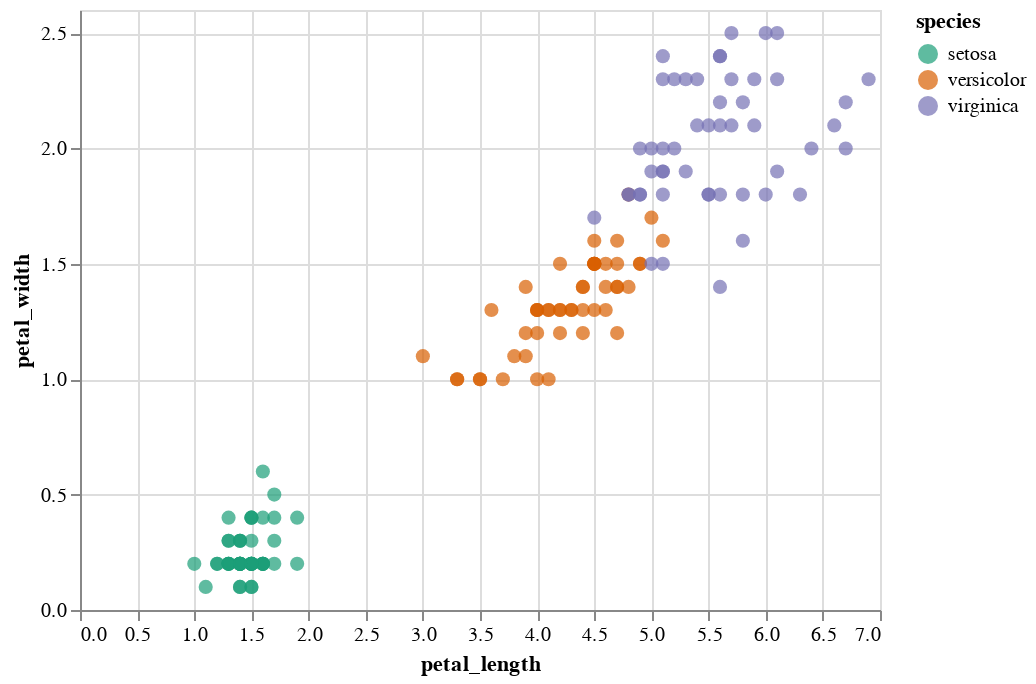

Notebook code for this chart:
### Markdown cell above
Here is a quick look at the data.  I chose a non-standard color scheme because with the standard color scheme, the versicolor and virginica irises receive similar colors (I think one is orange and the other is red).

### Code cell
alt.Chart(df).mark_circle(size=50).encode(
    x="petal_length",
    y="petal_width",
    color=alt.Color("species", scale=alt.Scale(scheme="dark2")),
    tooltip=["petal_length", "petal_width"]
)

### Figure 1 — Vega-Lite specification as saved in the notebook (floating-point values rounded to 4 significant figures; data arrays with more than 128 entries replaced by an {"elided": "..."} marker saying what was removed)
{"config": {"view": {"continuousWidth": 400, "continuousHeight": 300}}, "data": {"name": "data-a4bd480ea976f54878a155ce12ba18ce"}, "mark": {"type": "circle", "size": 50}, "encoding": {"color": {"field": "species", "scale": {"scheme": "dark2"}, "type": "nominal"}, "tooltip": [{"field": "petal_length", "type": "quantitative"}, {"field": "petal_width", "type": "quantitative"}], "x": {"field": "petal_length", "type": "quantitative"}, "y": {"field": "petal_width", "type": "quantitative"}}, "$schema": "https://vega.github.io/schema/vega-lite/v4.17.0.json", "datasets": {"data-a4bd480ea976f54878a155ce12ba18ce": {"elided": "150 records"}}}
